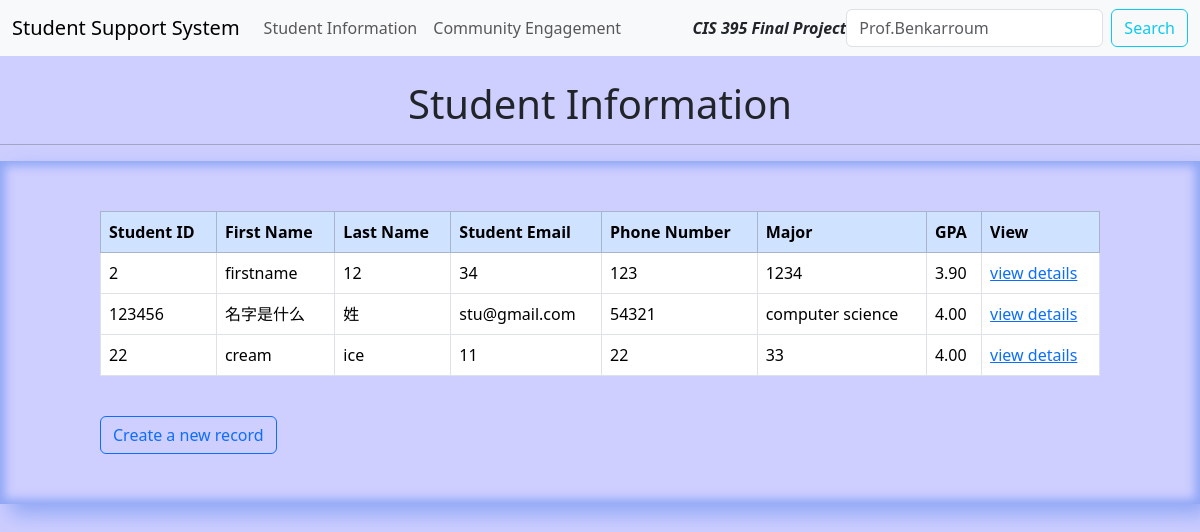
Page /dashboard on the earlier database version.
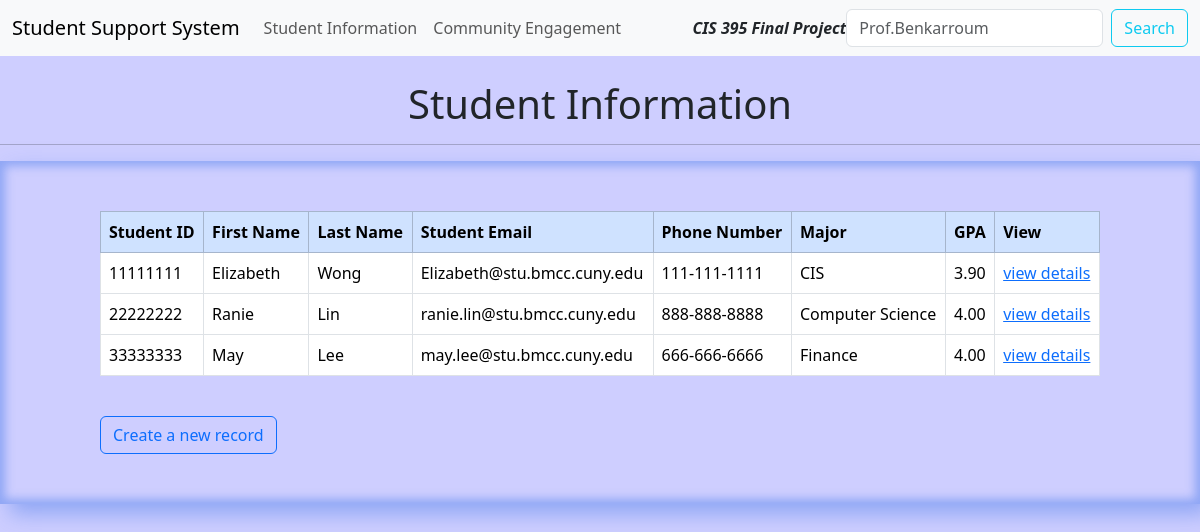
Same page on the later database version.
### webapp/models.py (models this page shows, shortened)
class Record(models.Model):
    creation_date = models.DateTimeField(auto_now_add=True)
    first_name = models.CharField(max_length=100)
    last_name = models.CharField(max_length=100)
    student_id = models.IntegerField()
    student_email = models.CharField(max_length=200)
    phone_number = models.CharField(max_length=100)
    major = models.CharField(max_length=100)
    gpa = models.DecimalField(max_digits=3, decimal_places=2, default=4.0)

### webapp/views.py (the view)
# urls.py: path('dashboard', views.dashboard, name="dashboard"),
def dashboard(request):
    my_records = Record.objects.all()
    context = {'records': my_records}
    return render(request, 'webapp/dashboard.html', context=context)

### webapp/templates/webapp/dashboard.html
{% extends 'webapp/base.html' %} {% block content %} {% load static %}
<link rel="stylesheet" type="text/css" href="../../../static/css/table.css" />
<div class="tablebg">
  <br />
  <h1 class="text-center">Student Information</h1>
  <hr />
  <div class="tablediv">
    <table
      class="table table-gray table-hover table-bordered custom-table-bordered"
    >
      <thead class="table-primary">
        <tr>
          <th scope="col">Student ID</th>
          <th scope="col">First Name</th>
          <th scope="col">Last Name</th>
          <th scope="col">Student Email</th>
          <th scope="col">Phone Number</th>
          <th scope="col">Major</th>
          <th scope="col">GPA</th>
          <th scope="col">View</th>
        </tr>
      </thead>
      <tbody>
        {% if records %} {% for record in records %}
        <tr>
          <td>{{record.student_id}}</td>
          <td>{{record.first_name}}</td>
          <td>{{record.last_name}}</td>
          <td>{{record.student_email}}</td>
          <td>{{record.phone_number}}</td>
          <td>{{record.major}}</td>
          <td>{{record.gpa}}</td>
          <td>
            <a href="{% url 'viewRecord' record.id %}">view details</a>
          </td>
        </tr>
        {% endfor %} {% endif %}
      </tbody>
    </table>
    <br />
    <a class="btn btn-outline-primary" href="{% url 'createRecord' %}">
      Create a new record
    </a>
  </div>
  <br />
  <br />
  <br />
  <br />
  <br />
  <br />
  <br />
  <br />
  <br />
  <br />
  <br />
  <br />
  <br />
  <br />
  <br />
  <br />
  <br />
  <br />
  <br />
  <br />
  <br />
  <br />
</div>
{% endblock %}

### webapp/templates/webapp/base.html (shortened to what this page needs)
{% load static %}
<!DOCTYPE html>
<html lang="en">
  <head>
    <link rel="stylesheet" href="../../../static/css/style.css" />
    <link
      rel="stylesheet"
      type="text/css"
      href="https://cdn.jsdelivr.net/npm/bootstrap@5.3.2/dist/css/bootstrap.min.css"
    />
  </head>
  <body>
    {% include 'webapp/navbar.html' %} {% block content %} {% endblock %}
  </body>
</html>

### webapp/templates/webapp/navbar.html (shortened to what this page needs)
<nav class="navbar navbar-expand-lg bg-body-tertiary">
  <div class="container-fluid">
    <a class="navbar-brand" href="{% url '' %}">Student Support System</a>
    <div class="collapse navbar-collapse" id="navbarSupportedContent">
      <ul class="navbar-nav me-auto mb-2 mb-lg-0">
        <li class="nav-item">
          <a class="nav-link" href="{% url 'dashboard' %}"
            >Student Information</a
          >
        </li>
        <li class="nav-item">
          <a class="nav-link" href="{% url 'ceTable' %}"
            >Community Engagement</a
          >
        </li>
      </ul>
      <li class="d-flex">
        <strong><i>CIS 395 Final Project </i></strong>
      </li>
      <form class="d-flex" role="search">
        <input
          class="form-control me-2"
          type="search"
          placeholder="Prof.Benkarroum"
          aria-label="Search"
        />
        <button class="btn btn-outline-info" type="submit">Search</button>
      </form>
    </div>
  </div>
</nav>

### static/css/style.css (style rules this page uses)
h1 { color: white; }

### static/css/table.css (style rules this page uses)
.tablediv { padding: 50px 100px; box-shadow: 10px 10px 20px 0px rgba(81, 128, 236, 0.5), inset 0px 0px 10px 5px rgba(81, 128, 236, 0.5); background-color: #ceceff; }
.tablebg { background-color: #ceceff; }

Differences in the rows shown:
removed Record: student_id "2", first_name "firstname", last_name "12", student_email "34", phone_number "123", major "1234", gpa "3.90"
removed Record: student_id "123456", first_name "名字是什么", last_name "姓", student_email "stu@gmail.com", phone_number "54321", major "computer science", gpa "4.00"
removed Record: student_id "22", first_name "cream", last_name "ice", student_email "11", phone_number "22", major "33", gpa "4.00"
added Record: student_id "11111111", first_name "Elizabeth", last_name "Wong", student_email "Elizabeth@stu.bmcc.cuny.edu", phone_number "111-111-1111", major "CIS", gpa "3.90"
added Record: student_id "22222222", first_name "Ranie", last_name "Lin", student_email "ranie.lin@stu.bmcc.cuny.edu", phone_number "888-888-8888", major "Computer Science", gpa "4.00"
added Record: student_id "33333333", first_name "May", last_name "Lee", student_email "may.lee@stu.bmcc.cuny.edu", phone_number "666-666-6666", major "Finance", gpa "4.00"
